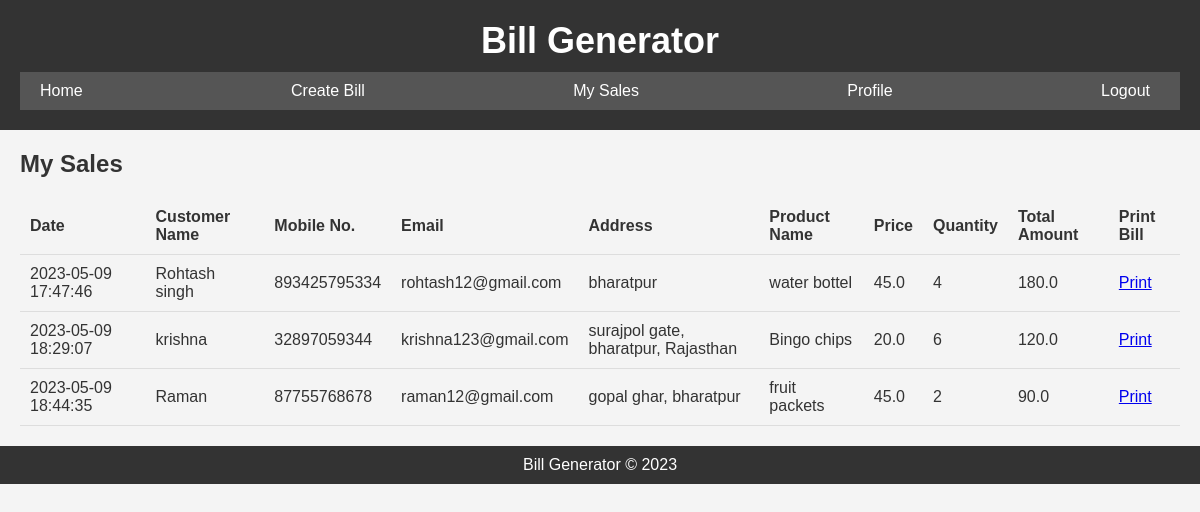
The page /my_sales (signed in) on the database as committed earlier.
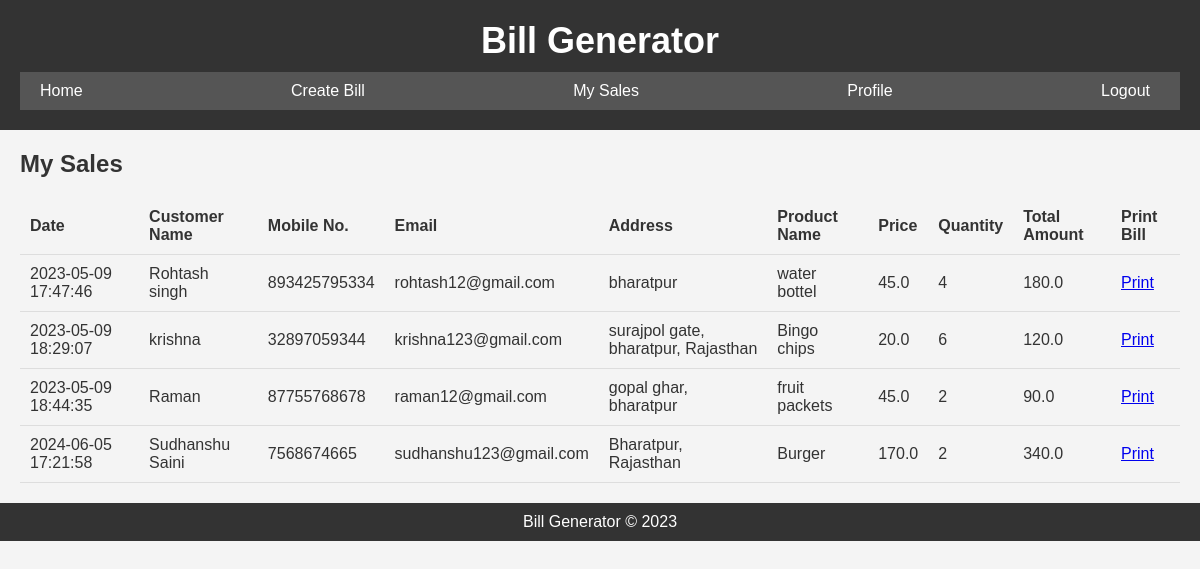
The same page on the database as committed later.
### tables this page shows
CREATE TABLE sales
				(
					id INTEGER primary key,
					seller_id INTEGER,
					customer_name TEXT,
					cus_mob TEXT,
					cus_email TEXT,
					cus_address TEXT,
					product TEXT,
					quantity INTEGER,
					price REAL,
					totle_amount Real,
					sale_date TEXT
				);

### app.py (the view)
@app.route('/my_sales',methods=['GET'])
def my_sales():
	msg = True
	email_in_session = session['email']
	seller = seller_data(email_in_session)
	seller_id = int(seller[0][0])
	conn = sqlite3.connect('Database.db')
	cur = conn.cursor()
	cur.execute("SELECT * FROM sales WHERE seller_id = ?",(seller_id,))
	sales_data = cur.fetchall()
	return render_template('mysales.html',sales_data=sales_data, msg=msg)

### app.py (called while the page is built)
def seller_data(email):
	conn = sqlite3.connect('Database.db')
	cur = conn.cursor()
	cur.execute("SELECT * FROM seller WHERE email=?", (email,))
	data = cur.fetchall()
	return data

### templates/mysales.html
{% extends "layout.html" %}
{% block body %}
	<main>
	  <h2>My Sales</h2>
	  <table>
	    <thead>
	      <tr>
	        <th>Date</th>
	        <th>Customer Name</th>
	        <th>Mobile No.</th>
	        <th>Email</th>
	        <th>Address</th>
	        <th>Product Name</th>
	        <th>Price</th>
	        <th>Quantity</th>
	        <th>Total Amount</th>
	        <th>Print Bill</th>
	      </tr>
	    </thead>
	    <tbody>
	      {% for sale in sales_data %}
	      <tr>
	        <td>{{sale[10]}}</td>
	        <td>{{sale[2]}}</td>
	        <td>{{sale[3]}}</td>
	        <td>{{sale[4]}}</td>
	        <td>{{sale[5]}}</td>
	        <td>{{sale[6]}}</td>
	        <td>{{sale[8]}}</td>
	        <td>{{sale[7]}}</td>
	        <td>{{sale[9]}}</td>
	        <td><a href="/printbill/{{sale[0]}}">Print</a></td>
	      </tr>
	      {% endfor %}
	    </tbody>
	  </table>
	</main>
{% endblock %}

### templates/layout.html (shortened to what this page needs)
<!DOCTYPE html>
<html>
<head>
	<link rel="stylesheet" type="text/css" href="static/style.css">
</head>
<body>
	<header>
		<h1>Bill Generator</h1>
		<nav>
			<ul>
				{% if msg %}
				<li><a href="/bill generator">Home</a></li>
				<li><a href="/create_bill">Create Bill</a></li>
				<li><a href="/my_sales">My Sales</a></li>
				<li><a href="/profile">Profile</a></li>
				<li><a href="/logout">Logout</a></li>
				{% else %}
				<li><a href="/bill generator">Home</a></li>
				<li><a href="/signin">Sign In</a></li>
				<li><a href="/signup">Sign Up</a></li>
				{% endif %}
			</ul>
		</nav>
	</header>
	{% block body %} {% endblock %}
	<footer>
		<p>Bill Generator &copy; 2023</p>
	</footer>
</body>
</html>

### static/style.css (style rules this page uses)
* { box-sizing: border-box; margin: 0; padding: 0; }
body { font-family: Arial, sans-serif; background-color: #f4f4f4; color: #333; }
header { background-color: #333; color: #fff; padding: 20px; text-align: center; }
header h1 { font-size: 36px; margin-bottom: 10px; }
nav { background-color: #555; padding: 10px; }
nav ul { list-style: none; display: flex; justify-content: space-between; }
nav ul li { margin-right: 10px; }
nav ul li a { color: #fff; text-decoration: none; padding: 10px; }
main { margin: 20px; }
h2 { margin-bottom: 20px; }
table { border-collapse: collapse; width: 100%; margin-top: 20px; }
th, td { padding: 10px; text-align: left; border-bottom: 1px solid #ddd; }
footer { background-color: #333; color: #fff; padding: 10px 20px; text-align: center; margin-top: 20px; }

Rows that differ between the two databases and show on the page:
added sales: sale_date "2024-06-05 17:21:58", customer_name "Sudhanshu Saini", cus_mob "7568674665", cus_email "sudhanshu123@gmail.com", cus_address "Bharatpur, Rajasthan", product "Burger", price "170.0", quantity "2", totle_amount "340.0"
